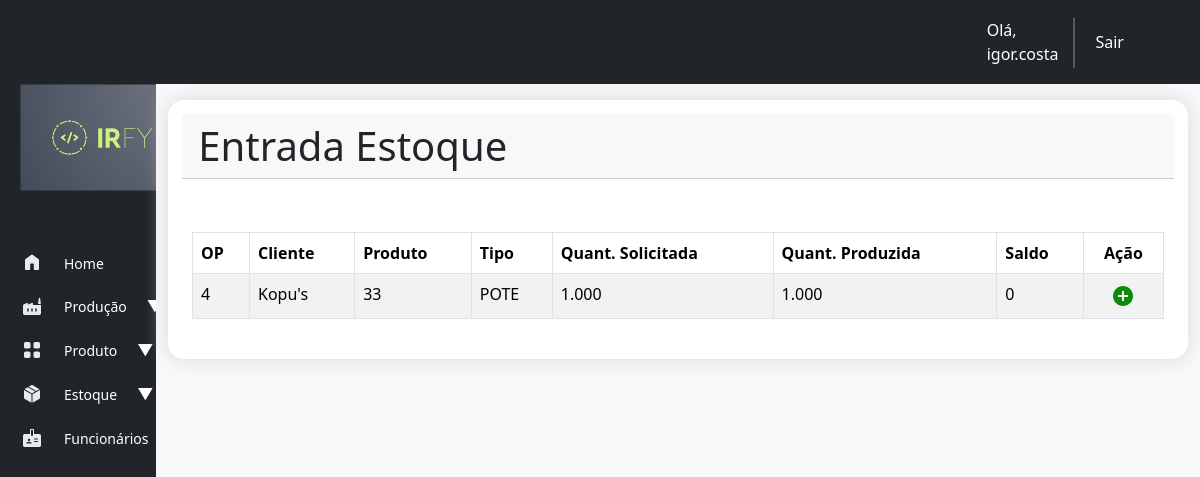
The app's page /estoque/ordens_producao_finalizadas/ (signed in), older data.
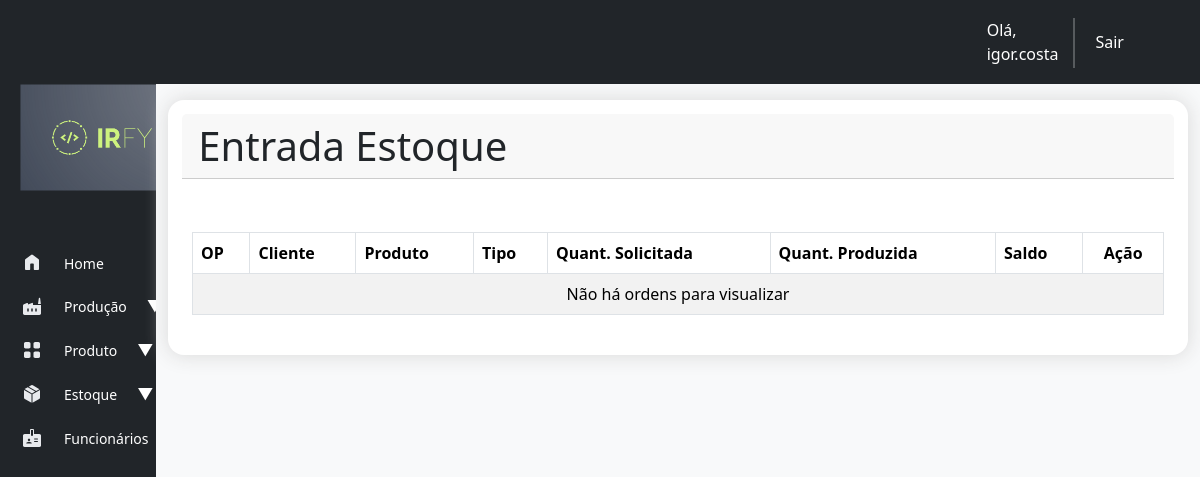
The same page, newer data.
### producao/models.py (models this page shows, shortened)
class OrdemProducao(models.Model):
    STATUS_CHOICES = [
        ('pendente', 'Pendente'),
        ('em_producao', 'Em Produção'),
        ('finalizada', 'Finalizada'),
    ]
    produto = models.ForeignKey(Produto, on_delete=models.CASCADE)
    quantidade = models.FloatField()
    quantidade_produzida = models.FloatField(default=0)
    saldo_op = models.FloatField(blank=True, null=True)
    data_criacao = models.DateTimeField(auto_now_add=True)
    data_previsao = models.DateField()
    status = models.CharField(max_length=20, choices=STATUS_CHOICES, default='pendente')
    is_estoque = models.BooleanField(default=0)
    data_fabricacao = models.DateField(null=True)
    lote = models.CharField(max_length=10, null=True)
    class Meta:
        verbose_name_plural = 'ordens_de_producao'

### cadastro/models.py (models this page shows, shortened)
class Produto(models.Model):
    TIPO_PRODUTO = [
        ('TAMPA', 'Tampa'),
        ('COPO', 'Copo'),
        ('POTE', 'Pote'),
        ('BANDEJA', 'Bandeja'),
        ('PRATO', 'Prato'),
        ('KIT POTE', 'Kit Pote'),
    ]
    STATUS_PRODUTO = [
        ('ativo', 'Ativo'),
        ('inativo', 'Inativo'),
    ]
    cliente = models.ForeignKey(Cliente, on_delete=models.CASCADE)
    tipo = models.CharField(max_length=10, choices=TIPO_PRODUTO, null=True)
    codigo = models.CharField(max_length=50, unique=True)
    descricao = models.TextField(blank=True, null=True)
    material = models.CharField(max_length=100, null=True, blank=True)
    peso = models.DecimalField(max_digits=10, decimal_places=2, null=True)
    volume = models.IntegerField(null=True)
    cor = models.CharField(max_length=50, null=True, blank=True)
    status = models.CharField(max_length=7, choices=STATUS_PRODUTO, default="ativo", null=True)

class Cliente(models.Model):
    TIPOS_CLIENTE = [
        ('pf', 'Pessoa Física'),
        ('pj', 'Pessoa Jurídica'),
    ]
    nome_cliente = models.CharField(max_length=255)
    tipo_cliente = models.CharField(max_length=2, choices=TIPOS_CLIENTE, default='pf')
    cpf_cnpj = models.CharField(max_length=18, unique=True)
    email = models.EmailField(max_length=254)
    telefone = models.CharField(max_length=20, blank=True, null=True)
    endereco = models.TextField()
    data_cadastro = models.DateTimeField(auto_now_add=True)
    def __str__(self):
        return self.nome_cliente

### estoque/views.py (the view)
# urls.py: path('ordens_producao_finalizadas/', views.ordens_producao_entrada_estoque, name='ordens_producao_entrada_estoque'),
@login_required
def ordens_producao_entrada_estoque(request):
    ordens_producao = OrdemProducao.objects.filter(status="finalizada", is_estoque=False).order_by('data_criacao')
    context = {'ordens_producao': ordens_producao}
    return render(request, 'estoque_acabado/ordens_producao_finalizadas.html', context)

### estoque/templates/estoque_acabado/ordens_producao_finalizadas.html (shortened to what this page needs)
{% extends "base.html" %}
{% load static %}
{% load humanize %}
{% block header %}
    <div class="card-header d-flex justify-content-between">
      <div>
          <h2 class="display-6 mb-0">Entrada Estoque</h2>
      </div>
  </div>
{% endblock header %}
{% block content %}
  <table class="table table-striped table-hover table-bordered">
    <thead>
      <tr>
        <th scope="col">OP</th>
        <th scope="col">Cliente</th>
        <th scope="col">Produto</th>
        <th scope="col">Tipo</th>
        <th scope="col">Quant. Solicitada</th>
        <th scope="col">Quant. Produzida</th>
        <th scope="col">Saldo</th>
        <th style="text-align: center;" scope="col">Ação</th>
      </tr>
    </thead>
    <tbody class="table">
    {% for ordem_producao in ordens_producao %}
      <tr style="cursor: pointer;" onclick="window.location.href='{% url 'ordem_producao' ordem_producao.id %}'">
          <td scope="row">{{ ordem_producao.id }}</td>
          <td>{{ ordem_producao.produto.cliente }}</td>
          <td>{{ ordem_producao.produto.codigo }}</td>
          <td>{{ ordem_producao.produto.tipo }}</td>
          <td>{{ ordem_producao.quantidade|floatformat:0|intcomma }}</td>
          <td>{{ ordem_producao.quantidade_produzida|floatformat:0|intcomma}}</td>
          <td>{{ ordem_producao.saldo_op|floatformat:0|intcomma }}</td>
          <td style="text-align: center;"><a class="p-0" href="{% url 'entrada_estoque' ordem_producao.id %}"><img src="{% static 'icons/plus-button.svg' %}" style="padding: 0; color: #098c09;"></a></td>
      </tr>
      {% empty %}
      <tr>
        <td colspan="8" style="text-align: center;">Não há ordens para visualizar</td>
      </tr>
    {% endfor %}
    </tbody>
  </table>
{% endblock content %}

Row changes from the older to the newer data that the page shows:
no longer on this page (row edited): OrdemProducao: id "4", produto.cliente "Kopu's", produto.codigo "33", produto.tipo "POTE", quantidade "1.000", quantidade_produzida "1.000", saldo_op "0"
Text that changed along with them:
text now shown: "Não há ordens para visualizar"
